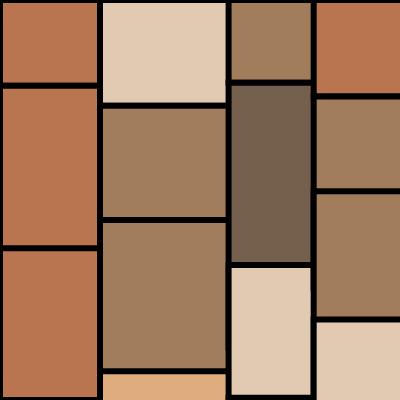
Frame 1 (no input)
Frame 60 (no input): identical to frame 1, image omitted
Frame 120 (the mouse pressed at the canvas centre since frame 60): identical to frame 1, image omitted

The p5.js sketch that drew this single still picture (run headless with seeded random() and noise() and a simulated clock; from frame 60 on, the mouse is pressed at the canvas centre):

// p5.js sketch
// ── sketch.js

let maxBoxes = 4;
let maxCols = 4;
let colors = [];

function setup() {
  createCanvas(400, 400);
  rectMode(CORNER);
  background(0);

  colors = [
    color(226, 201, 177),
    color(185, 117, 80),
    color(116, 96, 76),
    color(162, 125, 91),
    color(223, 172, 125)];

  let y = random(50, 100);
  let w = 100;
  let colRight = 0;
  let upperLeft = createVector(colRight, 0);
  let lowerRight = createVector(colRight + w, y);
  strokeWeight(6);
  for (let i = 0; i < maxCols; i++) {
    for (let j = 0; j < maxBoxes; j++) {
      fill(random(colors));
      rect(upperLeft.x, upperLeft.y, lowerRight.x, lowerRight.y);
      upperLeft.y = lowerRight.y;
      lowerRight.y += random(50, 200);
      lowerRight.y = constrain(lowerRight.y, 0, height);
    }
    print('END COL ' + i);
    w = random(50, 150);
    upperLeft.x = lowerRight.x;
    lowerRight.x += random(80, 150);
    lowerRight.x = constrain(lowerRight.x, 0, width);
    upperLeft.y = 0;
    lowerRight.y = random(50, 120);
  }

}


function draw() {
}
